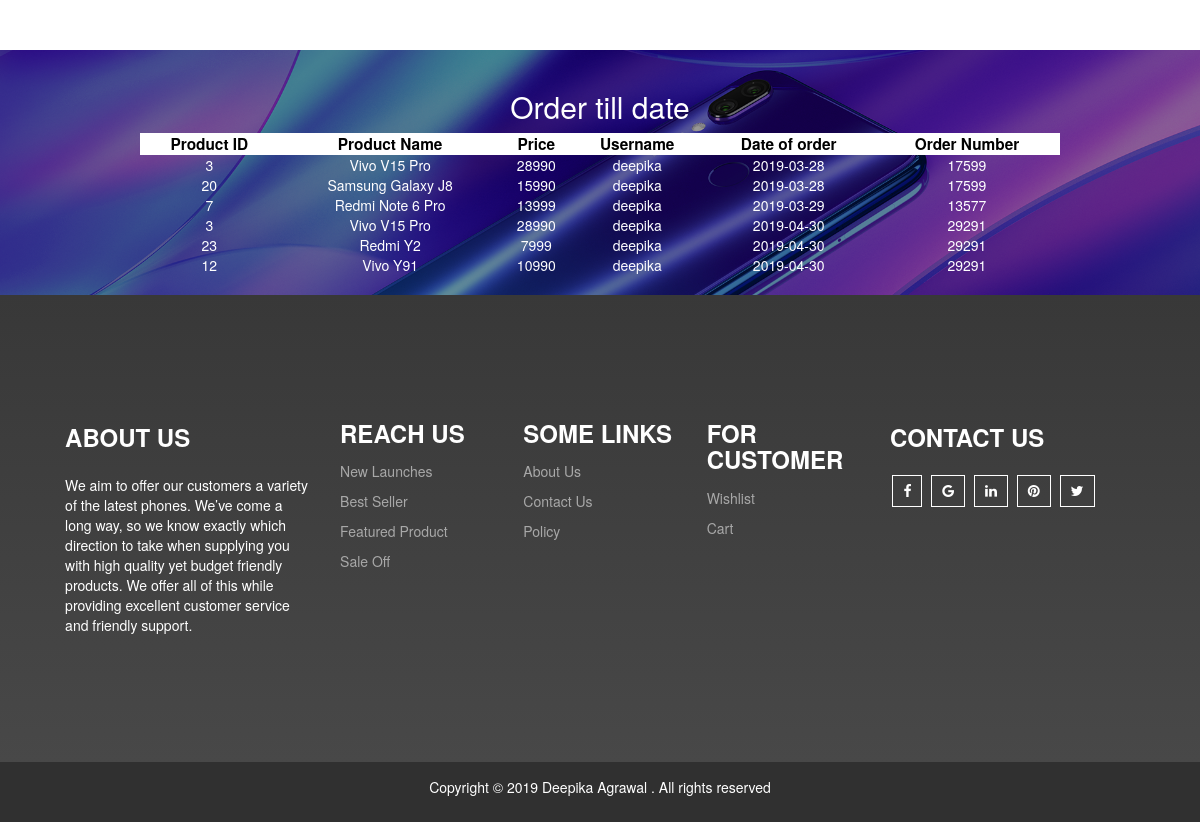
/all_order.php (signed in), run on the app's committed database.
### tables this page shows
CREATE TABLE IF NOT EXISTS `history` (
  `pid` int(11) NOT NULL,
  `pname` varchar(20) NOT NULL,
  `price` int(11) NOT NULL,
  `username` varchar(20) NOT NULL,
  `number` int(11) NOT NULL AUTO_INCREMENT,
  `pimage` varchar(20) NOT NULL,
  `date` date NOT NULL,
  `order_no` int(11) NOT NULL,
  PRIMARY KEY (`number`)
);

### all_order.php (the view, shortened to what this page needs)
<!DOCTYPE html>
<html lang="en">
<head>
  <link rel="stylesheet" href="https://maxcdn.bootstrapcdn.com/bootstrap/3.4.0/css/bootstrap.min.css">
   <link rel="stylesheet" href="css/style.css">
</head>
<body>
<body>
<body>
<div style="background-image:url('image/cart1.png');background-size:100%;">
  <div class="header">
  	<h2>Order till date</h2>
  <table >
  <tbody>
    <?php
						$con=mysqli_connect("localhost","root","","sellcell");
						if($_SESSION['username']=='deepika'){
									$sql="SELECT * from history";
										if ($result=mysqli_query($con,$sql))
										{
    echo"<tr >";
      echo"<th>Product ID</th>";
      echo"<th>Product Name</th>";
      echo"<th>Price</th>";
       echo"<th>Username</th>";
      echo"<th>Date of order</th>";
      echo"<th>Order Number</th>";
    echo"</tr>";
												while ($row=mysqli_fetch_row($result))
													{
														echo "<tr>";
														echo "<td>";
														printf ("%s",$row[0]);
														echo "</td>";
														echo "<td>";
														printf ("%s",$row[1]);
														echo "</td>";
														echo "<td>";
														printf ("%s",$row[2]);
														echo "</td>";
														echo "<td>";
														printf ("%s",$row[3]);
														echo "</td>";
														echo "<td>";
														printf ("%s",$row[6]);
														echo "</td>";
														echo "<td>";
														printf ("%s",$row[7]);
														echo "</td>";
														echo "</tr>";
														}
										}
}
								?>
  </tbody>
</table>
  </div>
</div>
<div class="container-fluid" id="data">
<div class="row" id="foot-row">
	<div class="col-sm-3" >
		<h3 class="foot-h">ABOUT US</h3>
		<p>We aim to offer our customers a variety of the latest phones. We’ve come a long way, so we know exactly which direction to take when supplying you with high quality yet budget friendly products. We offer all of this while providing excellent customer service and friendly support.</p>
	</div>
	<div class="col-sm-2">
		<h3 class="foot-h">REACH US</h3>
		<p><a href="shop.html" class="link-foot" style="text-decoration:none;">New Launches</a></p>
		<p><a href="shop.html" class="link-foot" style="text-decoration:none;">Best Seller</a></p>
		<p><a href="shop.html" class="link-foot" style="text-decoration:none;">Featured Product</a></p>
		<p><a href="shop.html" class="link-foot" style="text-decoration:none;">Sale Off</a></p>
	</div>
	<div class="col-sm-2">
		<h3 class="foot-h">SOME LINKS</h3>
		<p><a href="about.html" class="link-foot" style="text-decoration:none;">About Us</a></p>
		<p><a href="contact.php"class="link-foot" style="text-decoration:none;">Contact Us</a></p>
		<p><a href="policy.html" class="link-foot" style="text-decoration:none;">Policy</a></p>
	</div>
	<div class="col-sm-2">
<h3 class="foot-h">FOR CUSTOMER</h3>
		<p><a href="wish.php" class="link-foot" style="text-decoration:none;">Wishlist</a></p>
		<p><a href="add_to_cart.php" class="link-foot" style="text-decoration:none;">Cart</a></p>
	</div>
	<div class="col-sm-3">
	<link rel="stylesheet" href="https://cdnjs.cloudflare.com/ajax/libs/font-awesome/4.7.0/css/font-awesome.min.css">
	<h3 class="foot-h">CONTACT US</h3>
							<a href="#" class="link"><li class="fa fa-facebook"></li></a>
							<a href="#" class="link"><li class="fa fa-google"></li></a>
							<a href="#" class="link"><li class="fa fa-linkedin"></li></a>
							<a href="#" class="link"><li class="fa fa-pinterest"></li></a>
							<a href="#" class="link"><li class="fa fa-twitter"></li></a>
							</div>
</div>
</div>
<footer class="foot">
	<p class="foot-p">Copyright &copy 2019 Deepika Agrawal . All rights reserved </p>
</footer>
</body>
</html>

### css/style.css (style rules this page uses)
html { position: relative; min-height: 100%; }
body { margin-bottom: 60px; }
footer { position: absolute; bottom: 0; left: 0; right: 0; z-index: $zindex-fixed; }
#data { background-image: linear-gradient(#383838, #484848); }
#foot-row { margin-top:10%; margin-bottom:10%; color:white; margin-left:3%; margin-right:3%; }
.foot-h { margin-top:5%; margin-bottom:10%; font-weight:bold; }
.fa { border:1px solid white; padding:8px 10px; margin-left:1%; margin-right:1%; }
.link { text-decoration:none; color:white; }
.link-foot { color:#A8A8A8; }
.foot { text-align:center; background-color:#303030; color:white; }
.foot-p { padding:15px 25px; }

### all_order.php (style rules this page uses)
.header { width:80%; margin-left:10%; margin-right:10%; margin: 50px auto 0px; color: white; text-align: center; padding: 20px; }
table { width:100%; text-align:center; }
th,td { text-align:center; }
th { background-color:white; color:black; font-weight:bold; font-size:110%; }

### data on the page
history: pid "3", pname "Vivo V15 Pro", price "28990", username "deepika", date "2019-03-28", order_no "17599"
history: pid "20", pname "Samsung Galaxy J8", price "15990", username "deepika", date "2019-03-28", order_no "17599"
history: pid "7", pname "Redmi Note 6 Pro", price "13999", username "deepika", date "2019-03-29", order_no "13577"
history: pid "3", pname "Vivo V15 Pro", price "28990", username "deepika", date "2019-04-30", order_no "29291"
history: pid "23", pname "Redmi Y2", price "7999", username "deepika", date "2019-04-30", order_no "29291"
history: pid "12", pname "Vivo Y91", price "10990", username "deepika", date "2019-04-30", order_no "29291"
